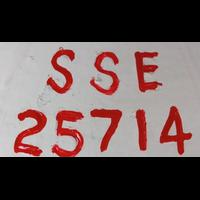
#> input picture ROI_5.jpeg, 200 x 200 px, found by its file name
$ python characters_coordinates.py
#> lines starting #> are read from the running program, lines starting #| are printed output that depends on the picture; after the words box and inside, x2 and y2 are one past the last pixel; in counts of white or black regions, pixels touching at a corner belong together
# -*- coding: utf-8 -*-
"""characters_coordinates.ipynb

Automatically generated by Colaboratory.

Original file is located at
    https://colab.research.google.com/drive/1MlY_RjHQPh6AnFheVvnTmKwEa0g2Y3Za
"""

# Python code to find the co-ordinates of
# the contours detected in an image.
import numpy as np
import cv2
from google.colab.patches import cv2_imshow

font = cv2.FONT_HERSHEY_COMPLEX
img = cv2.imread('/content/drive/MyDrive/ocr_images/ROI_5.jpeg', cv2.IMREAD_COLOR)
#> img is the input picture: shape (200, 200, 3); mean B, G, R 85.4, 86.1, 103.1
gray_scale=cv2.cvtColor(img,cv2.COLOR_BGR2GRAY)
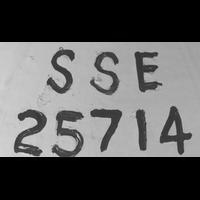
#> gray_scale: shape (200, 200); min 0, max 222, mean 91.1
blurred = cv2.GaussianBlur(gray_scale,(5,5),0)
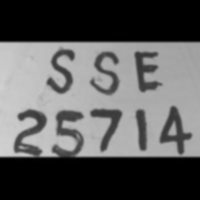
#> blurred: shape (200, 200); min 0, max 208, mean 91.1
edged = cv2.Canny(blurred,50,150)
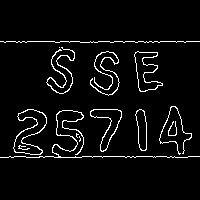
#> edged: shape (200, 200); 4.9% white in thin lines or dots, all inside (x1, y1, x2, y2) = (0, 41, 200, 158)
contours,_ = cv2.findContours(edged.copy(),cv2.RETR_EXTERNAL,cv2.CHAIN_APPROX_SIMPLE)
#> contours = 13 contours, 6 with area under 20; largest, box (x1, y1, x2, y2) and area: (13, 109, 47, 155) 718, (134, 51, 163, 92) 548, (90, 109, 122, 152) 506, (135, 109, 147, 151) 323, (46, 47, 75, 94) 68, (90, 51, 120, 96) 60, (0, 110, 200, 158) 50

for cnt in contours :

    approx = cv2.approxPolyDP(cnt, 0.009 * cv2.arcLength(cnt, True), True)

    # draws boundary of contours.
    cv2.drawContours(img, [approx], 0, (0, 255,0), 5)

    # Used to flatted the array containing
    # the co-ordinates of the vertices.
    n = approx.ravel()
    i = 0

    for j in n :
        if(i % 2 == 0):
            x = n[i]
            y = n[i + 1]

            # String containing the co-ordinates.
            string = str(x) + " " + str(y)

            if(i == 0):
                # text on topmost co-ordinate.
                cv2.putText(img, string, (x, y),
                                font, 0.5, (255, 0, 0))
            #else:
                # text on remaining co-ordinates.
                #cv2.putText(img, string, (x, y),
                         # font, 0.5, (255, 0, 0))
        i = i + 1
#> this loop made 13 passes
#> n on passes 12 to 13: [59, 47], [0, 41, 199, 41]
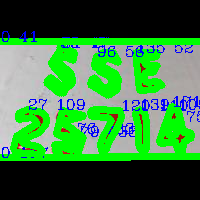
#> img: shape (200, 200, 3); mean B, G, R 62.1, 124.7, 55.8


cv2_imshow(img)
